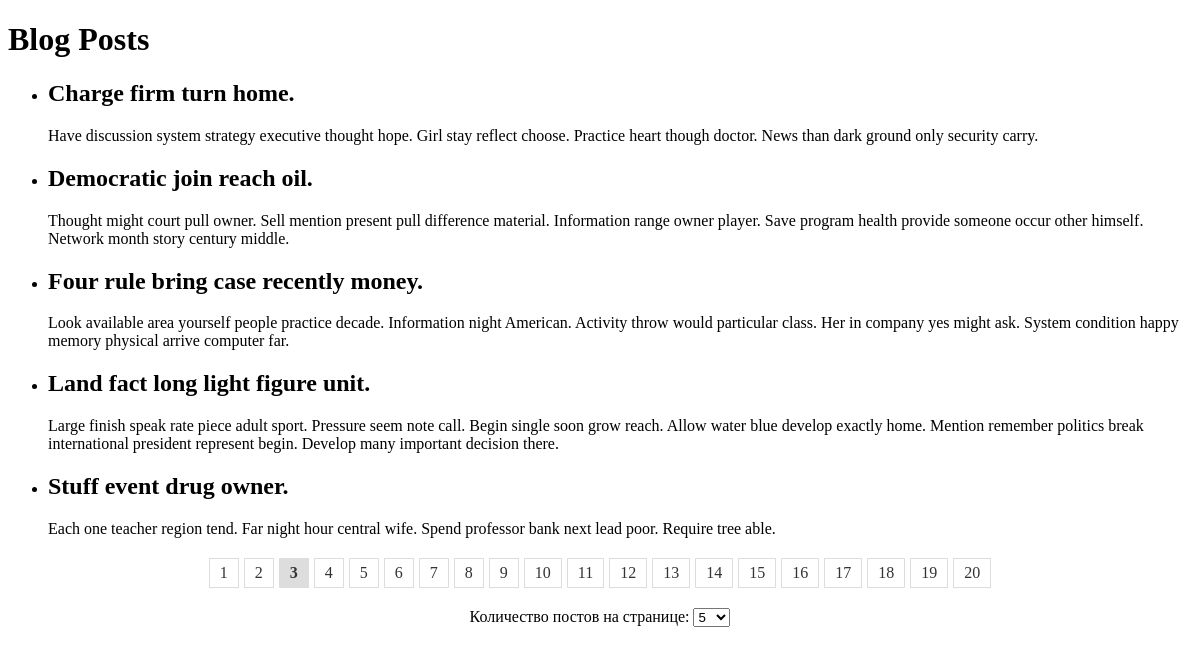
/?page=3&items_per_page=5, run on the app's committed database.
### blog/models.py (models this page shows, shortened)
class BlogPost(models.Model):
    title = models.CharField(max_length=200)
    content = models.TextField()
    created_at = models.DateTimeField(auto_now_add=True)

### blog/views.py (the view)
# urls.py: path('', blog_list, name='blog_list'),
def blog_list(request):
    items_per_page = int(request.GET.get('items_per_page', 5))
    posts = BlogPost.objects.all()
    paginator = Paginator(posts, items_per_page)
    page_number = request.GET.get('page')
    page_obj = paginator.get_page(page_number)
    return render(request, 'blog/blog_list.html', {
        'page_obj': page_obj,
        'items_per_page': items_per_page,
    })

### blog/templates/blog/blog_list.html (shortened to what this page needs)
<!DOCTYPE html>
<html lang="en">
<head>
</head>
<body>
    <h1>Blog Posts</h1>
    <ul>
        {% for post in page_obj %}
            <li>
                <h2>{{ post.title }}</h2>
                <p>{{ post.content }}</p>
            </li>
        {% endfor %}
    </ul>
    <div class="pagination">
        {% for page_num in page_obj.paginator.page_range %}
            {% if page_num == page_obj.number %}
                <span class="active">{{ page_num }}</span>
            {% else %}
                <a href="?page={{ page_num }}&items_per_page={{ items_per_page }}">{{ page_num }}</a>
            {% endif %}
        {% endfor %}
    </div>
    <form method="get">
        <label for="items_per_page">Количество постов на странице:</label>
        <select name="items_per_page" id="items_per_page" onchange="this.form.submit()">
            <option value="5" {% if items_per_page == 5 %}selected{% endif %}>5</option>
        </select>
    </form>
</body>
</html>

### blog/templates/blog/blog_list.html (style rules this page uses)
.pagination { margin: 20px 0; display: flex; justify-content: center; gap: 5px; }
.pagination a, .pagination span { padding: 5px 10px; border: 1px solid #ddd; text-decoration: none; color: #333; }
.pagination .active { font-weight: bold; background-color: #ddd; }
form { text-align: center; margin-top: 20px; }

### data on the page
BlogPost: title "Charge firm turn home.", content "Have discussion system strategy executive thought hope. Girl stay reflect choose. Practice heart though doctor. News than dark ground only security carry."
BlogPost: title "Democratic join reach oil.", content "Thought might court pull owner. Sell mention present pull difference material. Information range owner player. Save program health provide someone occur other himself. Network month story century middle."
BlogPost: title "Four rule bring case recently money.", content "Look available area yourself people practice decade. Information night American. Activity throw would particular class. Her in company yes might ask. System condition happy memory physical arrive computer far."
BlogPost: title "Land fact long light figure unit.", content "Large finish speak rate piece adult sport. Pressure seem note call. Begin single soon grow reach. Allow water blue develop exactly home. Mention remember politics break international president represent begin. Develop many important decision there."
BlogPost: title "Stuff event drug owner.", content "Each one teacher region tend. Far night hour central wife. Spend professor bank next lead poor. Require tree able."

### other printed values
{{ page_num }} "1" "2" "4" "5" "6" "7" "8" "9" "10" "11" "12" "13" "14" "15" "16" "17" "18" "19" "20"
{{ page_num }} "3"
